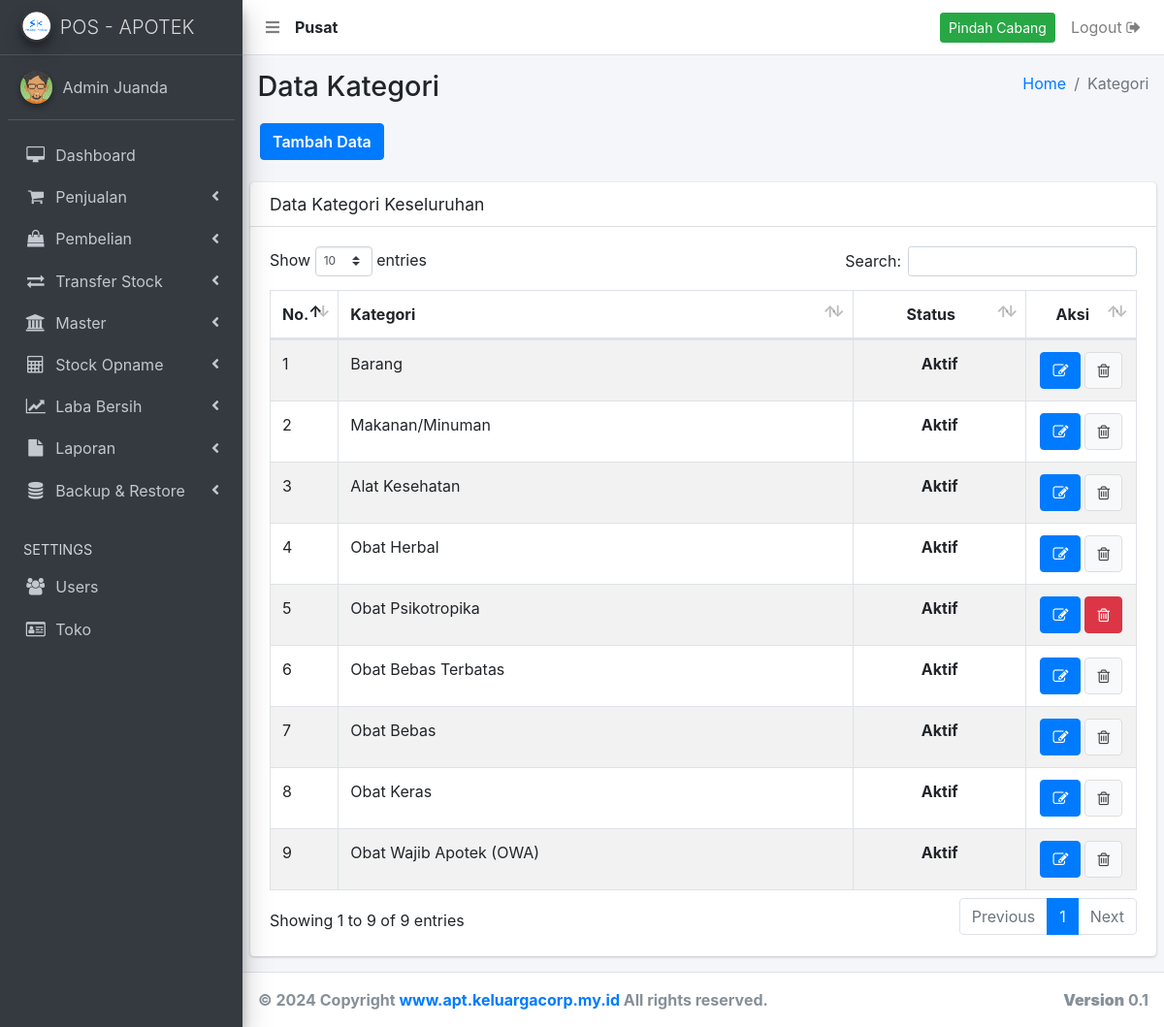
Screenshot of /kategori.php (signed in) with the database file from the repository.
### tables this page shows
CREATE TABLE `user` (
  `user_id` int(11) NOT NULL AUTO_INCREMENT,
  `user_nama` varchar(500) NOT NULL,
  `user_no_hp` varchar(250) NOT NULL,
  `user_alamat` text NOT NULL,
  `user_email` varchar(250) NOT NULL,
  `user_password` varchar(500) NOT NULL,
  `user_create` varchar(250) NOT NULL,
  `user_level` varchar(250) NOT NULL,
  `user_status` varchar(250) NOT NULL,
  `user_cabang` int(11) NOT NULL,
  PRIMARY KEY (`user_id`)
);

CREATE TABLE `kategori` (
  `kategori_id` int(11) NOT NULL AUTO_INCREMENT,
  `kategori_nama` varchar(500) NOT NULL,
  `kategori_status` varchar(250) NOT NULL,
  `kategori_cabang` int(11) NOT NULL,
  PRIMARY KEY (`kategori_id`)
);

### _header-artibut.php (called while the page is built, shortened)
<?php
  	include 'aksi/functions.php';
    $userLoginCabang = mysqli_query( $conn, "select user_cabang from user where user_id = '".$_SESSION['user_id']."'");
    $sessionCabangData = mysqli_fetch_array($userLoginCabang);
    $sessionCabang     = $sessionCabangData['user_cabang'];
    if ( $sessionCabang < 1 ) {
      $tipeToko = "Pusat";
    } else {
      $tipeToko = "Cabang ".$sessionCabang;
    }
?>

### aksi/functions.php (called while the page is built, shortened)
<?php
include 'koneksi.php';
function query($query) {
	global $conn;
	$result = mysqli_query($conn, $query);
	$rows = [];
	while ( $row = mysqli_fetch_assoc($result) ) {
		$rows[] = $row;
	}
	return $rows;
}
?>

### kategori.php (the view, shortened to what this page needs)
<?php
  include '_header.php';
  include '_nav.php';
  include '_sidebar.php';
?>
  <div class="content-wrapper">
    <section class="content-header">
      <div class="container-fluid">
        <div class="row mb-2">
          <div class="col-sm-6">
            <h1>Data Kategori</h1>
          </div>
          <div class="col-sm-6">
            <ol class="breadcrumb float-sm-right">
              <li class="breadcrumb-item"><a href="bo">Home</a></li>
              <li class="breadcrumb-item active">Kategori</li>
            </ol>
          </div>
          <div class="tambah-data">
          	<a href="kategori-add" class="btn btn-primary">Tambah Data</a>
          </div>
        </div>
      </div>
    </section>
    <?php
    	$data = query("SELECT * FROM kategori WHERE kategori_cabang = $sessionCabang ORDER BY kategori_id DESC");
    ?>
    <section class="content">
      <div class="row">
        <div class="col-12">
          <div class="card">
            <div class="card-header">
              <h3 class="card-title">Data Kategori Keseluruhan</h3>
            </div>
            <div class="card-body">
              <div class="table-auto">
                <table id="example1" class="table table-bordered table-striped">
                  <thead>
                  <tr>
                    <th style="width: 5%;">No.</th>
                    <th>Kategori</th>
                    <th style="text-align: center; width: 20%;">Status</th>
                    <th style="text-align: center; width: 10%;">Aksi</th>
                  </tr>
                  </thead>
                  <tbody>
                  <?php $i = 1; ?>
                  <?php foreach ( $data as $row ) : ?>
                  <tr>
                    	<td><?= $i; ?></td>
                    	<td><?= $row['kategori_nama']; ?></td>
                      <td style="text-align: center;">
                      	<?php
                      		if ( $row['kategori_status'] === "1" ) {
                      			echo "<b>Aktif</b>";
                      		} else {
                      			echo "<b style='color: red;'>Tidak Aktif</b>";
                      		}
                      	?>
                      </td>
                      <td class="orderan-online-button">
                        <?php $id = $row["kategori_id"]; ?>
                      	<a href="kategori-edit?id=<?= $id; ?>" title="Edit Data">
                              <button class="btn btn-primary" type="submit">
                                 <i class="fa fa-edit"></i>
                              </button>
                          </a>
                        <?php
                          $produk = mysqli_query($conn, "select * from barang where kategori_id = $id");
                          $jmlProduk = mysqli_num_rows($produk);
                        ?>
                        <?php if ( $jmlProduk < 1 ) { ?>
                          <a href="kategori-delete?id=<?= $id; ?>" onclick="return confirm('Yakin dihapus ?')" title="Delete Data">
                              <button class="btn btn-danger" type="submit" name="hapus">
                                  <i class="fa fa-trash-o"></i>
                              </button>
                          </a>
                        <?php } ?>
                        <?php if ( $jmlProduk > 0 ) { ?>
                          <a href="#!" title="Delete Data">
                              <button class="btn btn-default" type="submit" name="hapus">
                                  <i class="fa fa-trash-o"></i>
                              </button>
                          </a>
                        <?php } ?>
                      </td>
                  </tr>
                  <?php $i++; ?>
              	<?php endforeach; ?>
                </tbody>
                </table>
              </div>
            </div>
          </div>
        </div>
      </div>
    </section>
  </div>
</div>
<?php include '_footer.php'; ?>
</body>
</html>

### _nav.php (shortened to what this page needs)
<nav class="main-header navbar navbar-expand navbar-white navbar-light">
    <ul class="navbar-nav">
      <li class="nav-item">
        <a class="nav-link" data-widget="pushmenu" href="#"><i class="fas fa-bars"></i></a>
      </li>
      <li class="nav-item" style="padding-top: 8px;">
        <?php
          echo "<b>".$tipeToko."</b>";
        ?>
      </li>
    </ul>
    <ul class="navbar-nav ml-auto">
      <?php if ( $levelLogin === "super admin" ) { ?>
      <li class="nav-item">
          <a class="btn btn-block btn-success btn-sm" data-toggle="modal" href='#modal-id-cabang' style="margin-top: 5px;">Pindah Cabang</a>
      </li>
      <?php } ?>
      <li class="nav-item">
        <a href="<?php echo "aksi/logout.php?logout";?>"onclick="return confirm('Apakah anda yakin logout ?')" class="nav-link">Logout <i class="fa fa-sign-out"></i>
        </a>
      </li>
    </ul>
  </nav>

### rows the page displays
user: user_cabang "Pusat"
kategori: kategori_nama "Barang", kategori_status "Aktif"
kategori: kategori_nama "Makanan/Minuman", kategori_status "Aktif"
kategori: kategori_nama "Alat Kesehatan", kategori_status "Aktif"
kategori: kategori_nama "Obat Herbal", kategori_status "Aktif"
kategori: kategori_nama "Obat Psikotropika", kategori_status "Aktif"
kategori: kategori_nama "Obat Bebas Terbatas", kategori_status "Aktif"
kategori: kategori_nama "Obat Bebas", kategori_status "Aktif"
kategori: kategori_nama "Obat Keras", kategori_status "Aktif"
kategori: kategori_nama "Obat Wajib Apotek (OWA)", kategori_status "Aktif"

### other values shown
$_SESSION['user_nama'] "Admin Juanda"
